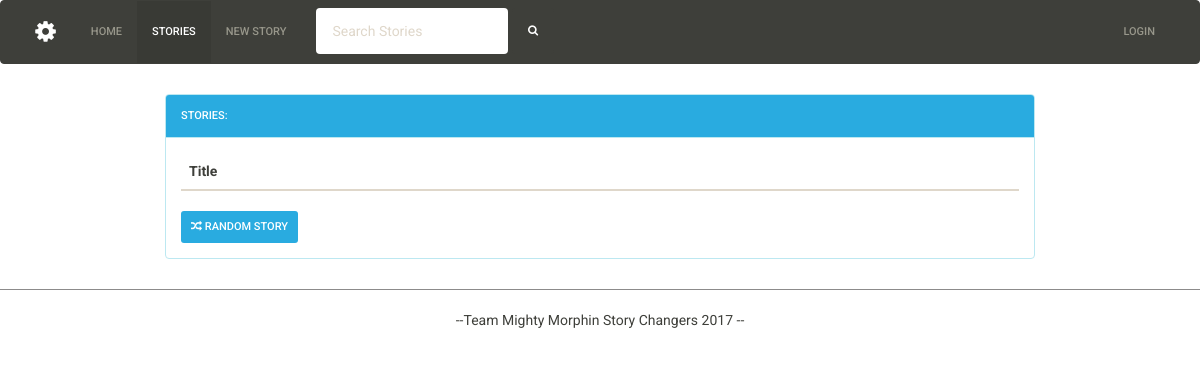
Before: /stories with the older database file.
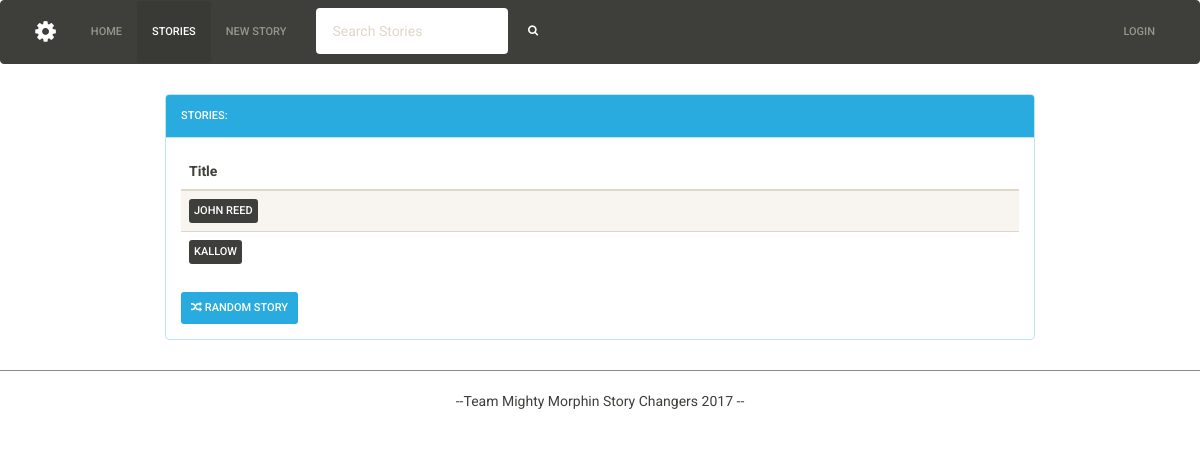
After: the same page with the newer database file.
### tables this page shows
CREATE TABLE stories (title TEXT);

### storybuilding.py (the view)
@storybuilding.route('/stories')
def stories():
    storylist = storybase.get_stories()
    return render_template('stories.html', storylist = storylist)

### utils/storybase.py (called while the page is built)
def get_stories():
    db = sqlite3.connect(f)
    c = db.cursor()
    c.execute('SELECT * FROM stories')
    result = c.fetchall()
    db.close()
    return result

### templates/stories.html (shortened to what this page needs)
{% extends 'frame.html' %}
{% block navlinks %}
<li>
    <a href="{{ url_for('homepage') }}">Home</a>
</li>
<li class="active">
    <a href="{{ url_for('stories') }}">Stories
    </a>
</li>
{% endblock %}
{% block content %}
<div class="panel panel-info">
    <div class="panel-heading">
        <h2 class="panel-title">Stories:</h2>
    </div>
    <div class="panel-body">
        <table class="table table-striped table-hover">
            <thead>
                <tr>
                    <th>Title</th>
                </tr>
            </thead>
            <tbody>
                {% for story in storylist %}
                <tr>
                    <td>
                        <a class="btn btn-default btn-xs" href="{{ url_for('getstory', title = story[0]) }}">{{ story[0] }}</a>
                    </td>
                </tr>
                {% endfor %}
            </tbody>
        </table>
        <button type="submit" class="btn btn-info btn-sm">
        <span class="fa fa-random" aria-hidden="true"></span> Random Story</button>
    </div>
</div>
{% endblock %}

### templates/frame.html (shortened to what this page needs)
<!DOCTYPE html>
<html lang="en">
    <head>
        <link rel="stylesheet" type="text/css" href="{{ url_for('static', filename='css/bootstrap.min.css') }}"/>
        <link rel="stylesheet" type="text/css" href="{{ url_for('static', filename='css/font-awesome.min.css') }}"/>
        <link rel="stylesheet" type="text/css" href="{{ url_for('static', filename='css/mycss.css') }}"/>
    </head>
    <body>
        <nav class="navbar navbar-default">
            <div class="container">
                <div class="navbar-header">
                    <span class="navbar-brand">
                        <span class="fa fa-cog fa-spin fa-lg fa-fw"></span>
                    </span>
                </div>
                <div class="collapse navbar-collapse" id="bs-example-navbar-collapse-1">
                    <ul class="nav navbar-nav">
                        {% block navlinks %}{% endblock %}
                        <li><a href="{{ url_for('newstory') }}">New Story</a></li>
                    </ul>
                    <form class="navbar-form navbar-left" role="search">
                        <div class="form-group">
                            <input class="form-control" placeholder="Search Stories" type="text">
                        </div>
                        <button type="submit" class="btn btn-default"><span class="fa fa-search"></span></button>
                    </form>
                    <ul class="nav navbar-nav navbar-right">
                        {% if not session.username %}
                        <li><a href="{{ url_for('loginpage') }}">Login</a></li>
                        {% else %}
                        <li><a href="{{ url_for('logout') }}">Logout</a></li>
                        {% endif %}
                    </ul>
                </div>
            </div>
        </nav>
        <section id="container">
            {% block content %}{% endblock %}
        </section>
        <footer class="footer">
            <hr class="fancybar"/>
            <div class="container text-center">
                <p>
                    --Team Mighty Morphin Story Changers
                    --
                </p>
            </div>
        </footer>
    </body>
</html>

### static/css/mycss.css (style rules this page uses)
#container { width: 1170px; max-width: 75%; text-align: left; margin: 30px auto; padding: 0 15px; }
form.navbar-form.navbar-left { width: 50%; }
hr.fancybar { border-top: 1px solid #8c8b8b; text-align: center; }
hr.fancybar:after { content: '§'; display: inline-block; position: relative; top: -14px; padding: 0 10px; background: #fff; color: #8c8b8b; font-size: 18px; -webkit-transform: rotate(60deg); -moz-transform: rotate(60deg); transform: rotate(60deg); }

Changed rows visible on the page:
added stories: title "JOHN REED"
added stories: title "KALLOW"
